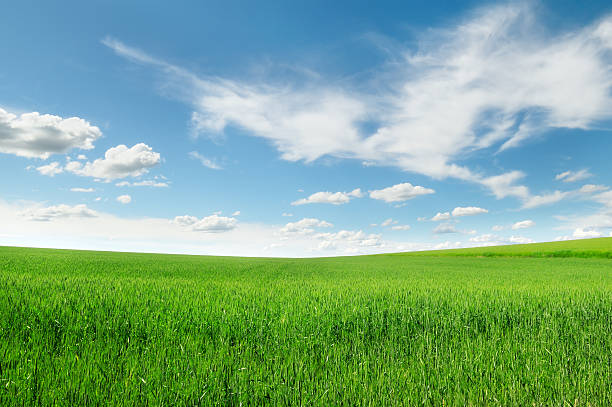
#> input picture grass-sky.jpg, 612 x 407 px; the run also reads 1 picture not shown here
$ jupyter execute grass-sky.ipynb   (Python 2 division)   (older library calls are emulated)
#> lines starting #> are read from the running program, lines starting #| are printed output that depends on the picture
[cell 1]
import cv2
import matplotlib.pyplot as plt

plt.axis("off")
img=cv2.imread("grass-sky.jpg",0)
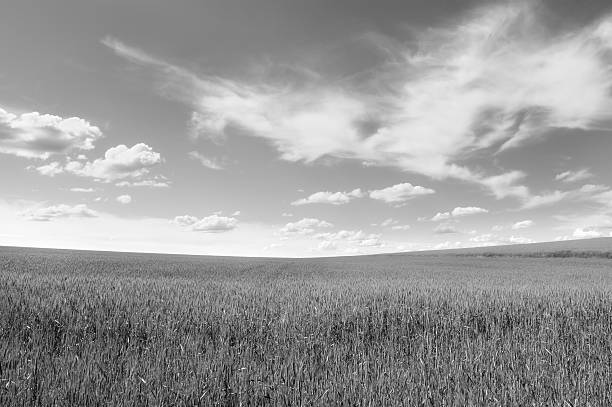
#> img: shape (407, 612); min 0, max 255, mean 155
image=cv2.imread("image_gray.jpg")
plt.imshow(img ,cmap='gray')
plt.show()

[cell 2]
#click.py

import cv2
import matplotlib.pyplot as plt

refPt=[]


def click(event, x, y, flags, param):
        if event == cv2.EVENT_LBUTTONDOWN:
                refPt.append((x,y))


img=cv2.imread("image_gray.jpg")

while(1):
    cv2.namedWindow('image')
    cv2.setMouseCallback('image',click)
    cv2.imshow('image',img)
    if cv2.waitKey(20) & 0xFF == 27:
#> (key Esc is pressed here)
        break

print refPt
cv2.destroyAllWindows()

[cell 3]
import cv2
import matplotlib.pyplot as plt

array=[]
def click(event, x, y, flags, param):
       if event == cv2.EVENT_LBUTTONDOWN:
            print x,y
            array.append((x,y))


img=cv2.imread("image_gray.jpg")
cv2.namedWindow('image')
cv2.imshow('image',img)


while(1):
    cv2.setMouseCallback('image',click)
    if cv2.waitKey(20) & 0xFF == 27:
#> (key Esc is pressed here)
        break

print array
cv2.destroyAllWindows()

[cell 4]
import matplotlib.pyplot as plt

from skimage.feature import greycomatrix, greycoprops
from skimage import data

import cv2


PATCH_SIZE = 21

# open the camera image
image = cv2.imread("image_gray.jpg",0)
#> image: shape (407, 612); min 0, max 255, mean 155.1

# select some patches from grassy areas of the image
#grass_locations = [(474, 291), (440, 433), (466, 18), (462, 236)]
grass_locations=[(288, 37), (81, 37), (151, 127), (238, 172)]
grass_patches=[]
for loc in grass_locations:
    print loc
    grass_patches.append(image[loc[0]:loc[0] + PATCH_SIZE,
                               loc[1]:loc[1] + PATCH_SIZE])
    print grass_patches
#> this loop made 4 passes
#> (printed output is left out)
#> after the loop, grass_patches = 4 items


# select some patches from sky areas of the image
#sky_locations = [(54, 48), (21, 233), (90, 380), (195, 330)]
sky_locations=[(400, 366), (225, 320), (163, 365), (111, 300)]
sky_patches=[]
for loc in sky_locations:
    sky_patches.append(image[loc[0]:loc[0] + PATCH_SIZE,
                             loc[1]:loc[1] + PATCH_SIZE])
#> after the loop, sky_patches = 4 items

# compute some GLCM properties each patch
xs = []
ys = []
for patch in (grass_patches + sky_patches):
    glcm = greycomatrix(patch, [5], [0], 256, symmetric=True, normed=True)
    xs.append(greycoprops(glcm, 'dissimilarity')[0, 0])
    ys.append(greycoprops(glcm, 'correlation')[0, 0])
#> this loop made 8 passes
#> after the loop, xs = [28.35, 1.02, 11.71, 3.13, 46.49, 7.5, 1.43, 0.661]; ys = [0.0411, 0.784, 0.828, 0.986, -0.0342, 0.791, 0.927, 0.966]

print "hereeeeeeeeeeeeeeeeeeeee\n",xs
print "hereeeeeeeeeeeeeeeeeeeee\n",ys

# create the figure
fig = plt.figure(figsize=(8, 8))

# display original image with locations of patches
ax = fig.add_subplot(3, 2, 1)
ax.imshow(image, cmap=plt.cm.gray, interpolation='nearest',
          vmin=0, vmax=255)
for (y, x) in grass_locations:
    ax.plot(x + PATCH_SIZE / 2, y + PATCH_SIZE / 2, 'gs')
for (y, x) in sky_locations:
    ax.plot(x + PATCH_SIZE / 2, y + PATCH_SIZE / 2, 'bs')
ax.set_xlabel('Original Image')
ax.set_xticks([])
ax.set_yticks([])
ax.axis('image')

# for each patch, plot (dissimilarity, correlation)
ax = fig.add_subplot(3, 2, 2)
ax.plot(xs[:len(grass_patches)], ys[:len(grass_patches)], 'go',
        label='Grass')
ax.plot(xs[len(grass_patches):], ys[len(grass_patches):], 'bo',
        label='Sky')
ax.set_xlabel('GLCM Dissimilarity')
ax.set_ylabel('GLCM Correlation')
ax.legend()

# display the image patches
for i, patch in enumerate(grass_patches):
    ax = fig.add_subplot(3, len(grass_patches), len(grass_patches)*1 + i + 1)
    ax.imshow(patch, cmap=plt.cm.gray, interpolation='nearest',
              vmin=0, vmax=255)
    ax.set_xlabel('Grass %d' % (i + 1))

for i, patch in enumerate(sky_patches):
    ax = fig.add_subplot(3, len(sky_patches), len(sky_patches)*2 + i + 1)
    ax.imshow(patch, cmap=plt.cm.gray, interpolation='nearest',
              vmin=0, vmax=255)
    ax.set_xlabel('Sky %d' % (i + 1))


# display the patches and plot
fig.suptitle('Grey level co-occurrence matrix features', fontsize=14)
plt.show()
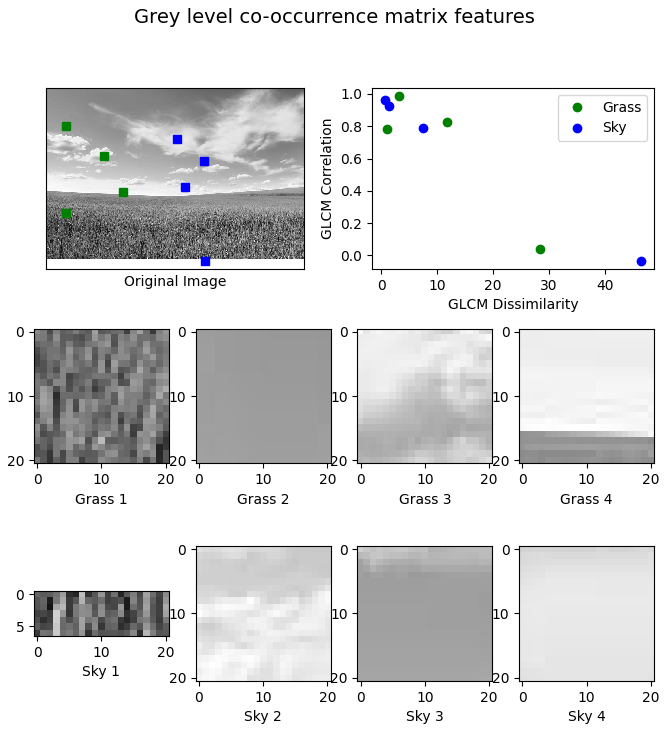
#> figure drawn by matplotlib, 10 panels
